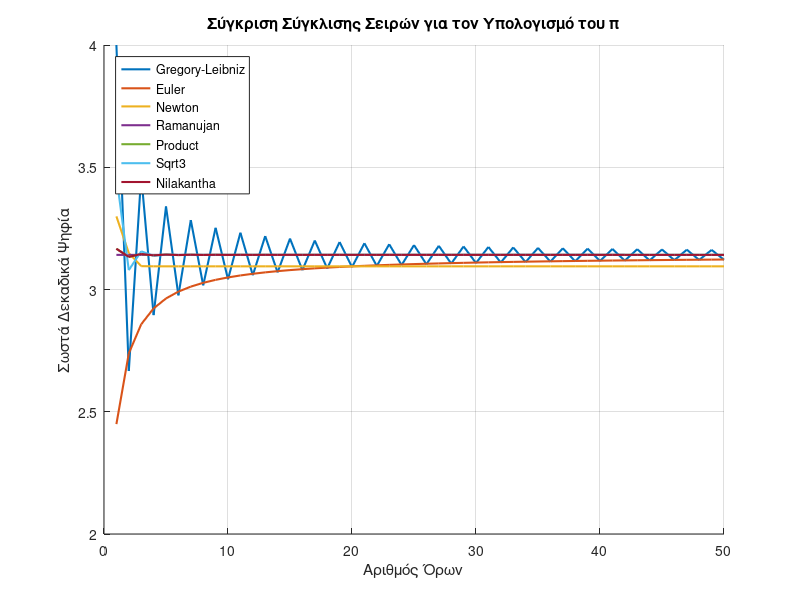

Here is the MATLAB script that generated this plot:
function main
    clc; clear;
    disp('--- Gregory-Leibniz ---')
    [pi_greg, d_greg] = gregory_leibniz(1000);
    fprintf('Όροι: 1000, Προσέγγιση: %.15f, Σωστά δεκαδικά: %d\n', pi_greg, d_greg);

    disp('--- Euler ---')
    [pi_euler, d_euler] = euler_pi(10000);
    fprintf('Όροι: 10000, Προσέγγιση: %.15f, Σωστά δεκαδικά: %d\n', pi_euler, d_euler);

    disp('--- Ramanujan ---')
    [pi_raman, d_raman] = ramanujan_pi(3);
    fprintf('Όροι: 2, Προσέγγιση: %.15f, Σωστά δεκαδικά: %d\n', pi_raman, d_raman);

    disp('--- Product Series ---')
    [pi_prod, d_prod] = product_series(100);
    fprintf('Όροι: 100, Προσέγγιση: %.15f, Σωστά δεκαδικά: %d\n', pi_prod, d_prod);

    disp('--- Sqrt(3) Series ---')
    [pi_sqrt3, d_sqrt3] = sqrt3_series(100);
    fprintf('Όροι: 100, Προσέγγιση: %.15f, Σωστά δεκαδικά: %d\n', pi_sqrt3, d_sqrt3);

    disp('--- Nilakantha ---')
    [pi_nil, d_nil] = nilakantha(100);
    fprintf('Όροι: 100, Προσέγγιση: %.15f, Σωστά δεκαδικά: %d\n', pi_nil, d_nil);

    disp('--- Newton Series ---')
    [pi_newton, d_newton] = newton_pi(50);
    fprintf('Όροι: 22, Προσέγγιση: %.15f, Σωστά δεκαδικά: %d\n', pi_newton, d_newton);

    plot_convergence();
    input('\nΠάτησε Enter για έξοδο...');
end

function [pi_approx, digits] = gregory_leibniz(N)
    pi_approx = 0;
    for k = 0:N-1
        pi_approx = pi_approx + ((-1)^k)/(2*k + 1);
    end
    pi_approx = 4 * pi_approx;
    digits = floor(-log10(abs(pi_approx - pi)));
end

function [pi_approx, digits] = euler_pi(N)
    sum_val = 0;
    for n = 1:N
        sum_val = sum_val + 1/n^2;
    end
    pi_approx = sqrt(6 * sum_val);
    digits = floor(-log10(abs(pi_approx - pi)));
end

function [pi_approx, digits] = ramanujan_pi(N)
    sum_val = 0;
    for n = 0:N-1
        numerator = factorial(4*n) * (1103 + 26390*n);
        denominator = (factorial(n))^4 * 396^(4*n);
        sum_val = sum_val + numerator/denominator;
    end
    pi_approx = 1 / (2*sqrt(2)/9801 * sum_val);
    digits = floor(-log10(abs(pi_approx - pi)));
end

function [pi_approx, digits] = product_series(N)
    pi_approx = 3;
    for n = 1:N
        denominator = 2*n * (2*n+1) * (2*n+2);
        term = 4 / denominator;
        if mod(n,2) == 1
            pi_approx = pi_approx + term;
        else
            pi_approx = pi_approx - term;
        end
    end
    digits = floor(-log10(abs(pi_approx - pi)));
end

function [pi_approx, digits] = sqrt3_series(N)
    sum_val = 0;
    for n = 0:N-1
        term = (-1)^n / (3^n * (2*n + 1));
        sum_val = sum_val + term;
    end
    pi_approx = 6 * sum_val / sqrt(3);
    digits = floor(-log10(abs(pi_approx - pi)));
end

function [pi_approx, digits] = nilakantha(N)
    pi_approx = 3;
    for n = 1:N
        term = 4 / ((2*n)*(2*n+1)*(2*n+2));
        if mod(n,2) == 1
            pi_approx = pi_approx + term;
        else
            pi_approx = pi_approx - term;
        end
    end
    digits = floor(-log10(abs(pi_approx - pi)));
end

function [pi_approx, digits] = newton_pi(N)
    x = 1/4;
    sum_val = 0;
    for k = 0:N-1
        switch k
            case 0
                coeff = 2/3;
            case 1
                coeff = -1/5;
            case 2
                coeff = -2/7;
            case 3
                coeff = -1/16 * 2/9;
            case 4
                coeff = -5/128 * 2/11;
            case 5
                coeff = -7/256 * 2/13;
            case 6
                coeff = -21/1024 * 2/15;
            case 7
                coeff = -33/2048 * 2/17;
            case 8
                coeff = -429/32768 * 2/19;
            otherwise
                coeff = 0;
        end
        sum_val = sum_val + coeff * x^(k + 1.5);
    end
    pi_approx = 3*sqrt(3)/4 + 24 * sum_val;
    digits = floor(-log10(abs(pi_approx - pi)));
end



function plot_convergence()
    max_terms = 50;
    methods = {@gregory_leibniz, @euler_pi, @newton_pi, @ramanujan_pi, @product_series, @sqrt3_series, @nilakantha};
    names = {'Gregory-Leibniz', 'Euler', 'Newton', 'Ramanujan', 'Product', 'Sqrt3', 'Nilakantha'};
    
    figure;
    hold on;
    for i = 1:length(methods)
        terms = 1:max_terms;
        digits = arrayfun(@(n) methods{i}(n), terms);
        plot(terms, digits, 'LineWidth', 1.5);
    end
    legend(names, 'Location', 'northwest');
    xlabel('Αριθμός Όρων');
    ylabel('Σωστά Δεκαδικά Ψηφία');
    title('Σύγκριση Σύγκλισης Σειρών για τον Υπολογισμό του π');
    grid on;
end
